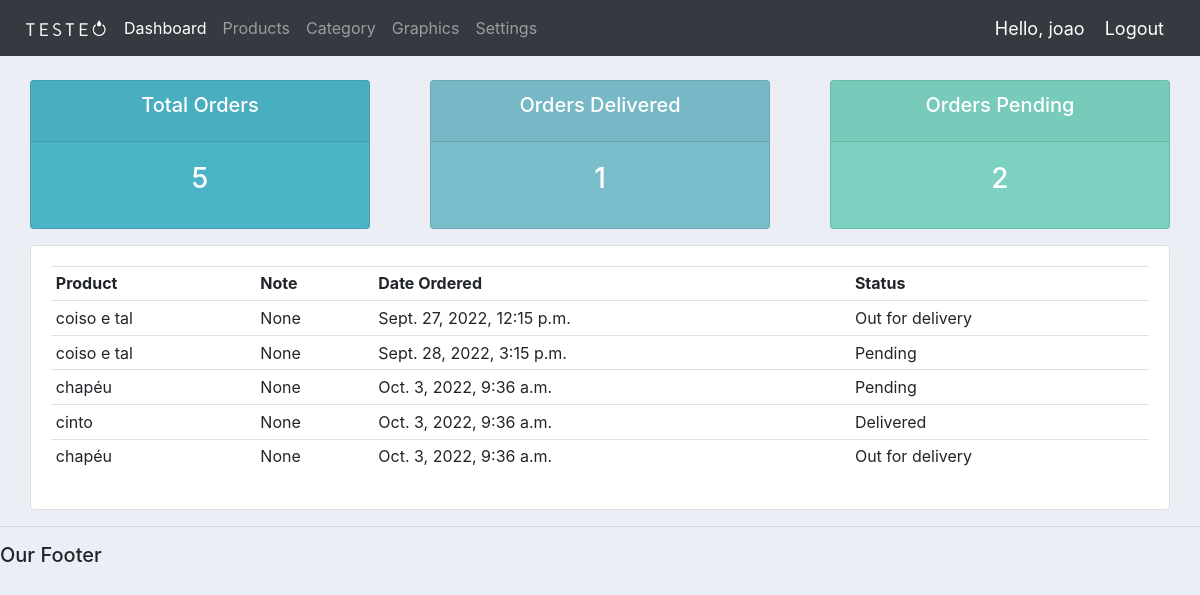
The app's page /user/ (signed in), older data.
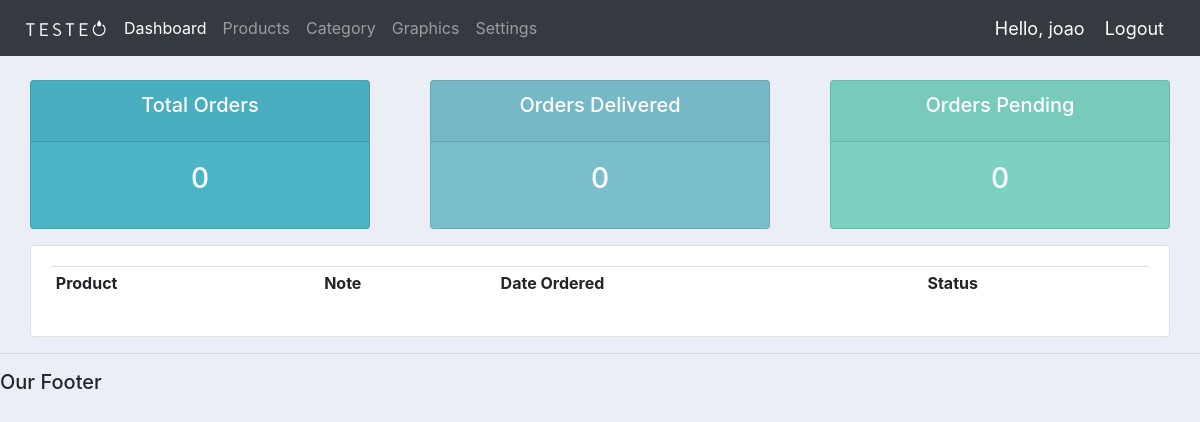
The same page, newer data.
### accounts/models.py (models this page shows)
class Order(models.Model):
	STATUS = (
			('Pending', 'Pending'),
			('Out for delivery', 'Out for delivery'),
			('Delivered', 'Delivered'),
			)
	customer = models.ForeignKey(Customer, null=True, on_delete= models.SET_NULL)
	product = models.ForeignKey(Product, null=True, on_delete= models.SET_NULL)
	date_created = models.DateTimeField(auto_now_add=True, null=True)
	status = models.CharField(max_length=200, null=True, choices=STATUS)
	note = models.CharField(max_length=1000, null=True)
	def __str__(self):
		return self.product.name

class Product(models.Model):
	user = models.CharField(max_length=200, default="")
	name = models.CharField(max_length=200)
	price = models.FloatField()
	category = models.ForeignKey(Category, null=True, blank=True, on_delete=models.CASCADE)
	description = models.CharField(max_length=200, null=True, blank=True)
	date_created = models.DateTimeField(auto_now_add=True, null=True)
	tags = models.ManyToManyField(Tag)
	def __str__(self):
		return self.name

### accounts/decorators.py (the view)
		def wrapper_func(request, *args, **kwargs):
			group = None
			if request.user.groups.exists():
				group = request.user.groups.all()[0].name
			if group in allowed_roles:
				return view_func(request, *args, **kwargs)
			else:
				return HttpResponse('You are not authorized to view this page')

### accounts/views.py (called while the page is built)
@login_required(login_url='login')
@allowed_users(allowed_roles=['customer'])
def userPage(request):
	orders = request.user.customer.order_set.all()
	total_orders = orders.count()
	delivered = orders.filter(status='Delivered').count()
	pending = orders.filter(status='Pending').count()
	print('ORDERS:', orders)
	context = {'orders':orders, 'total_orders':total_orders,
	'delivered':delivered,'pending':pending}
	return render(request, 'accounts/user.html', context)

### accounts/templates/accounts/user.html
{%  extends 'accounts/main.html' %}
{% block content %}
{%  include 'accounts/status.html' %}
<div class="col-md">
    <div class="card card-body">
        <table class="table table-sm">
            <tr>
                <th>Product</th>
                <th>Note</th>
                <th>Date Ordered</th>
                <th>Status</th>
            </tr>
            {% for order in orders %}
            <tr>
                <td>{{order.product}}</td>
                <td>{{order.note}}</td>
                <td>{{order.date_created}}</td>
                <td>{{order.status}}</td>
            </tr>
            {% endfor  %}
        </table>
    </div>
</div>
{% endblock content %}

### accounts/templates/accounts/main.html (shortened to what this page needs)
{% load static %}
<!DOCTYPE html>
<html>
<head>
    <link rel="stylesheet" href="https://cdn.jsdelivr.net/npm/bootstrap@4.4.1/dist/css/bootstrap.min.css">
    <link rel="stylesheet" href="https://cdn.datatables.net/1.12.1/css/jquery.dataTables.min.css">
    <link rel="stylesheet" type="text/css" href="{% static '/css/main.css' %}">
</head>
<body>
    {% include 'accounts/navbar.html' %}
    <div class="container-fluid">
    {% block content %}
    {% endblock %}
    </div>
    <hr>
    <h5>Our Footer</h5>
</body>
</html>

### accounts/templates/accounts/navbar.html (shortened to what this page needs)
{% load static %}
<nav class="navbar navbar-expand-lg navbar-dark bg-dark">
    <img src="{% static 'images/logo.png' %}" width="100px">
    <div class="collapse navbar-collapse" id="navbarNavDropdown">
      <ul class="navbar-nav">
        <li class="nav-item active">
          <a class="nav-link" href="{% url 'home' %}">Dashboard</a>
        </li>
        <li class="nav-item">
          <a class="nav-link" href="{% url 'products' %}">Products</a>
        </li>
        <li class="nav-item">
          <a class="nav-link" href="{% url 'category' %}">Category</a>
        </li>
        <li class="nav-item">
          <a class="nav-link" href="{% url 'graphics' %}">Graphics</a>
        </li>
        <li class="nav-item">
          <a class="nav-link" href="{% url 'account' %}">Settings</a>
        </li>
      </ul>
    </div>
    <span class="hello-msg">Hello, {{request.user}}</span>
    <span ><a  class="hello-msg" href="{% url 'logout' %}">Logout</a></span>
  </nav>
  {% load static %}

### accounts/templates/accounts/status.html
<br>
<div class="row">
    <div class="col">
        <div class="col-md">
            <div class="card text-center text-white mb-3" id="total-orders">
                <div class="card-header">
                    <h5 class="card-title">Total Orders</h5>
                </div>
                <div class="card-body">
                    <h3 class="card-title">{{total_orders}}</h3>
                </div>
            </div>
        </div>
    </div>
    <div class="col">
        <div class="col-md">
            <div class="card text-center text-white mb-3" id="orders-delivered">
                <div class="card-header">
                    <h5 class="card-title">Orders Delivered</h5>
                </div>
                <div class="card-body">
                    <h3 class="card-title">{{delivered}}</h3>
                </div>
            </div>
        </div>
    </div>
    <div class="col">
        <div class="col-md">
            <div class="card text-center text-white mb-3" id="orders-pending">
                <div class="card-header">
                    <h5 class="card-title">Orders Pending</h5>
                </div>
                <div class="card-body">
                    <h3 class="card-title">{{pending}}</h3>
                </div>
            </div>
        </div>
    </div>
</div>

### static/css/main.css (style rules this page uses)
body { background-color: #ebeff5; }
#total-orders { background-color: #4cb4c7; }
#orders-delivered { background-color: #7abecc; }
#orders-pending { background-color: #7CD1C0; }

### accounts/templates/accounts/navbar.html (style rules this page uses)
.hello-msg { font-size: 18px; color: #fff; margin-right: 20px; }

Row changes from the older to the newer data that the page shows:
removed Order: product "coiso e tal", note "None", date_created "Sept. 27, 2022, 12:15 p.m.", status "Out for delivery"
removed Order: product "coiso e tal", note "None", date_created "Sept. 28, 2022, 3:15 p.m.", status "Pending"
removed Order: product "chapéu", note "None", date_created "Oct. 3, 2022, 9:36 a.m.", status "Pending"
removed Order: product "cinto", note "None", date_created "Oct. 3, 2022, 9:36 a.m.", status "Delivered"
removed Order: product "chapéu", note "None", date_created "Oct. 3, 2022, 9:36 a.m.", status "Out for delivery"
Text that changed along with them:
{{ total_orders }}: "5" → "0"
{{ delivered }}: "1" → "0"
{{ pending }}: "2" → "0"
